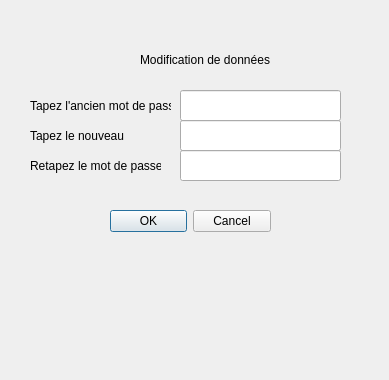
<?xml version="1.0" encoding="UTF-8"?>
<ui version="4.0">
 <class>modifierPassword</class>
 <widget class="QDialog" name="modifierPassword">
  <property name="geometry">
   <rect>
    <x>0</x>
    <y>0</y>
    <width>389</width>
    <height>380</height>
   </rect>
  </property>
  <property name="windowTitle">
   <string>Dialog</string>
  </property>
  <widget class="QDialogButtonBox" name="dialog">
   <property name="geometry">
    <rect>
     <x>110</x>
     <y>210</y>
     <width>161</width>
     <height>23</height>
    </rect>
   </property>
   <property name="standardButtons">
    <set>QDialogButtonBox::Cancel|QDialogButtonBox::Ok</set>
   </property>
  </widget>
  <widget class="QLineEdit" name="editNewPassword">
   <property name="geometry">
    <rect>
     <x>180</x>
     <y>120</y>
     <width>161</width>
     <height>31</height>
    </rect>
   </property>
  </widget>
  <widget class="QLineEdit" name="editCheckPassword">
   <property name="geometry">
    <rect>
     <x>180</x>
     <y>150</y>
     <width>161</width>
     <height>31</height>
    </rect>
   </property>
  </widget>
  <widget class="QLabel" name="label_2">
   <property name="geometry">
    <rect>
     <x>30</x>
     <y>90</y>
     <width>141</width>
     <height>31</height>
    </rect>
   </property>
   <property name="text">
    <string>Tapez l'ancien mot de passe</string>
   </property>
  </widget>
  <widget class="QLabel" name="label">
   <property name="geometry">
    <rect>
     <x>140</x>
     <y>50</y>
     <width>161</width>
     <height>20</height>
    </rect>
   </property>
   <property name="text">
    <string>Modification de données</string>
   </property>
  </widget>
  <widget class="QLineEdit" name="editLastPassword">
   <property name="geometry">
    <rect>
     <x>180</x>
     <y>90</y>
     <width>161</width>
     <height>31</height>
    </rect>
   </property>
  </widget>
  <widget class="QLabel" name="label_9">
   <property name="geometry">
    <rect>
     <x>30</x>
     <y>120</y>
     <width>131</width>
     <height>31</height>
    </rect>
   </property>
   <property name="text">
    <string>Tapez le nouveau</string>
   </property>
  </widget>
  <widget class="QLabel" name="label_10">
   <property name="geometry">
    <rect>
     <x>30</x>
     <y>150</y>
     <width>131</width>
     <height>31</height>
    </rect>
   </property>
   <property name="text">
    <string>Retapez le mot de passe</string>
   </property>
  </widget>
 </widget>
 <resources/>
 <connections/>
</ui>
